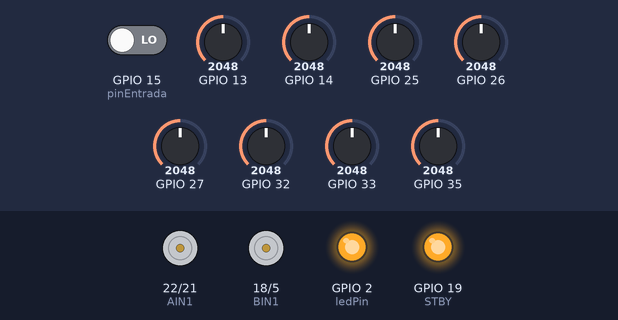
The sketch below on a simulated ESP32. Shown: motor-driver pin pairs drawn as motors (green arrow = first pin HIGH = forward, orange = second pin HIGH = backward, longer = more drive, scaled by the enable pin, stopped while the standby pin is LOW), output pins drawn as LEDs (lit = HIGH). Inputs (shaded band) come from the test bench; at power-on: GPIO 15 (pinEntrada) LOW, GPIO 13 = 2048, GPIO 35 = 2048, GPIO 14 = 2048, GPIO 25 = 2048, GPIO 26 = 2048, GPIO 27 = 2048, GPIO 32 = 2048, GPIO 33 = 2048 (analog values on the 0–4095 scale). Nothing arrives over Bluetooth unless stated; what the sketch prints to the serial monitor is not drawn.

Above: at 16.2 s.
16.3 s: GPIO 15 (pinEntrada) driven HIGH
At 17.5 s:
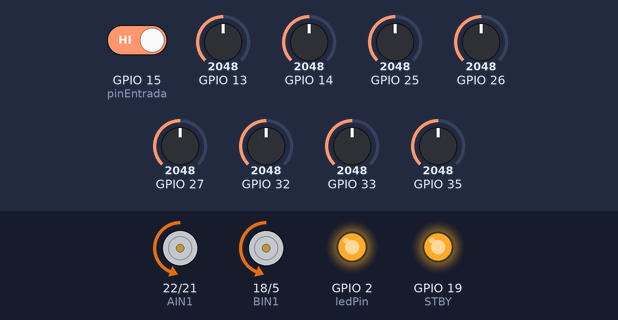
17.8 s: GPIO 13 set to 1123
19.3 s: GPIO 13 set to 1003
At 19.8 s:
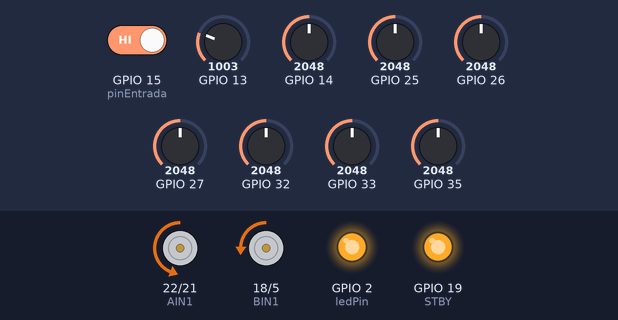
20.8 s: GPIO 35 set to 1936
At 22.0 s:
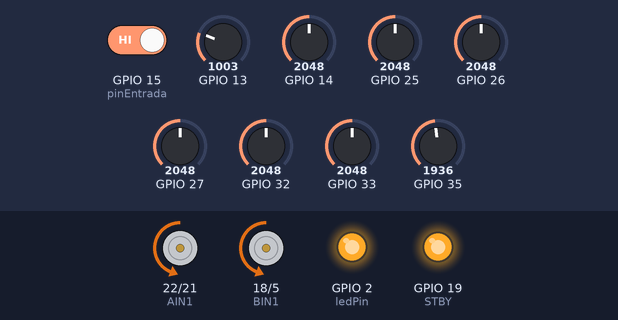
22.3 s: GPIO 35 set to 220
23.8 s: GPIO 35 set to 194
At 24.4 s:
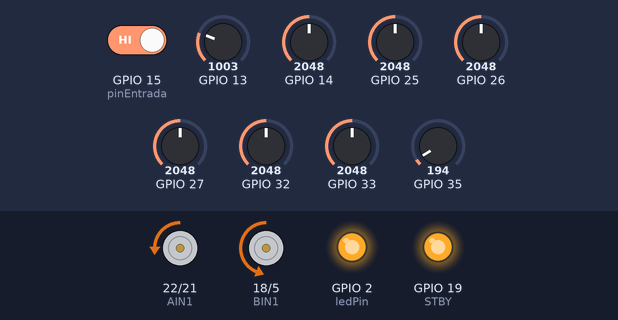
Timing chart, 0 to 26.3 s (numbered marks = the images above; inputs shaded):
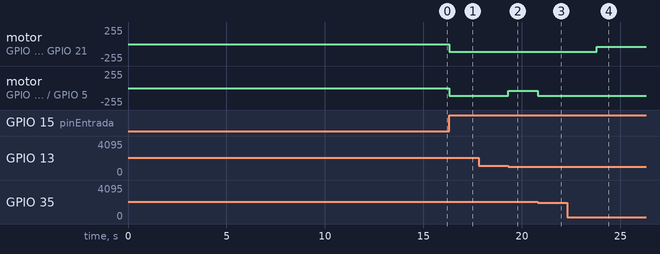

Measured:
- the behaviour switches between 1060 and 1059 on GPIO 13 (found by bisection; images 1 and 2)
- the behaviour switches between 1984 and 1983 on GPIO 35 (found by bisection; images 2 and 3)
- the behaviour switches between 212 and 211 on GPIO 35 (found by bisection; images 3 and 4)
- after the input at 16.3 s, motor on GPIO 22 (AIN1) / GPIO 21 (AIN2), motor on GPIO 18 (BIN1) / GPIO 5 (BIN2): stopped → backward 115/255 at once
- after the input at 17.8 s, every drawn part: stays the same
- after the input at 19.3 s, motor on GPIO 18 (BIN1) / GPIO 5 (BIN2): backward 115/255 → backward 40/255 at once
- after the input at 20.8 s, motor on GPIO 18 (BIN1) / GPIO 5 (BIN2): backward 40/255 → backward 115/255 at once
- after the input at 22.3 s, every drawn part: stays the same
- after the input at 23.8 s, motor on GPIO 22 (AIN1) / GPIO 21 (AIN2): backward 115/255 → backward 40/255 at once

The sketch:

seguidorcurva3.ino
```cpp
#include <QTRSensors.h>
#include "BluetoothSerial.h"

// ---------------- PINES ----------------
#define AIN1 22
#define AIN2 21
#define PWMA 23
#define BIN1 18
#define BIN2 5
#define PWMB 4
#define STBY 19

const int pinEntrada = 15;
const int ledPin = 2;

// ---------------- VELOCIDADES ----------------
int baseSpeed = 115;  //base pero la ajusto con bt a 163 (hasta ahora nuestro tope)
int turnSpeed = 40;  // velocidad del motor interior en curva
int maxSpeed = 250;
float reverseRatio = 0.25; // 25% del baseSpeed en reversa
uint16_t lastPosition = 3500;

// ---------------- QTR ----------------
QTRSensors qtr;
const uint8_t SensorCount = 8;
uint16_t sensorValues[SensorCount];

BluetoothSerial SerialBT;

int offsetA = 0;
int offsetB = 0;


void setup() {
  Serial.begin(115200);
  pinMode(ledPin, OUTPUT);

  pinMode(AIN1, OUTPUT);
  pinMode(AIN2, OUTPUT);
  pinMode(PWMA, OUTPUT);
  pinMode(BIN1, OUTPUT);
  pinMode(BIN2, OUTPUT);
  pinMode(PWMB, OUTPUT);
  pinMode(STBY, OUTPUT);
  digitalWrite(STBY, HIGH);
  analogReadResolution(10);
  pinMode(pinEntrada, INPUT_PULLDOWN);

  qtr.setTypeAnalog();
  qtr.setSensorPins((const uint8_t[]){ 35, 32, 33, 25, 26, 27, 14, 13 }, SensorCount);
  qtr.setTimeout(1000);
  Serial.println(">>> CALIBRANDO... <<<");
  for (uint16_t i = 0; i < 400; i++) {
    qtr.calibrate();
    delay(10);
  }
  Serial.println(">>> LISTO <<<");
  digitalWrite(ledPin, HIGH);  // Enciende el LED

  SerialBT.begin("ESP32_Robot");
  delay(1000);
}

void loop() {
  //leerBluetooth();
  int revSpeed = -(baseSpeed * reverseRatio);
// En el loop, después de leer position:
uint16_t position = qtr.readLineBlack(sensorValues);
  int estado = digitalRead(pinEntrada);
  if (estado == LOW) {
    moverMotores(0, 0);
    return;
  }
// Variable global


int delta = abs((int)position - (int)lastPosition);

if (delta > 4000) {
  // salto enorme = probablemente falso, suaviza fuerte
  position = (lastPosition * 0.8) + (position * 0.2);
} else if (delta > 2000) {
  // cambio grande = curva cerrada, reacciona pero suaviza poco
  position = (lastPosition * 0.4) + (position * 0.6);
} else {
  // cambio normal = usa lectura directa sin filtro
  position = position;
}

lastPosition = position;
// ---- DECIDIR ACCIÓN SEGÚN POSICIÓN ----
  // 0-2999 → línea a la izquierda → girar izquierda (Motor A frena, B sigue)
  // 3000-4000 → centro → recto
  // 4001-7000 → línea a la derecha → girar derecha (Motor B frena, A sigue)

  int speedA, speedB;

  if (position < 500) {
    // extremo izquierdo → pivot
    speedA = constrain(baseSpeed * 1.35, 0, maxSpeed);
    speedB = revSpeed;

  } else if (position < 1000) {
    speedA = constrain(baseSpeed * 1.35, 0, maxSpeed);
    speedB = 0;

  } else if (position < 1700) {
    speedA = baseSpeed;
    speedB = 0;

  } else if (position < 2500) {
    speedA = baseSpeed * 0.75;
    speedB = baseSpeed * 0.20;

  } else if (position < 3275) {
    speedA = baseSpeed;
    speedB = turnSpeed;

  } else if (position > 6700) {
    // extremo derecho → pivot
    speedA = revSpeed;
    speedB = constrain(baseSpeed * 1.35, 0, maxSpeed);

  } else if (position > 6500) {
    speedA = 0;
    speedB = constrain(baseSpeed * 1.35, 0, maxSpeed);

  } else if (position > 5500) {
    speedA = 0;
    speedB = baseSpeed;

  } else if (position > 4500) {
    speedA = baseSpeed * 0.20;
    speedB = baseSpeed * 0.75;

  } else if (position > 3745) {
    speedA = turnSpeed;
    speedB = baseSpeed;

  } else {
    speedA = baseSpeed;
    speedB = baseSpeed;
  }
  moverMotores(speedA, speedB);
  return;
  // ---- DEBUG ----
  /*Serial.print("Pos: ");
  Serial.print(position);
  Serial.print(" | Estado: ");
  if (estadoActual == RECTO) Serial.print("RECTO     ");
  if (estadoActual == GIRANDO_IZQ) Serial.print("IZQ       ");
  if (estadoActual == GIRANDO_DER) Serial.print("DER       ");
  Serial.print(" | A: ");
  Serial.print(speedA);
  Serial.print(" | B: ");
  Serial.println(speedB);
  */
}
/*
void leerBluetooth() {
  if (SerialBT.available()) {
    char comando = SerialBT.read();
    delay(10);
    int valor = (int)SerialBT.parseFloat();
    while (SerialBT.available() > 0) { SerialBT.read(); }

    if (comando == 'V' || comando == 'v') {
      baseSpeed = valor;
      SerialBT.print("Base: ");
      SerialBT.println(baseSpeed);
    } else if (comando == 'T' || comando == 't') {
      turnSpeed = valor;
      SerialBT.print("Turn: ");
      SerialBT.println(turnSpeed);
    } else if (comando == 'A' || comando == 'a') {
      offsetA = valor;
      SerialBT.print("OffsetA: ");
      SerialBT.println(offsetA);
    } else if (comando == 'B' || comando == 'b') {
      offsetB = valor;
      SerialBT.print("OffsetB: ");
      SerialBT.println(offsetB);
    } else if (comando == 'R' || comando == 'r') {
      reverseRatio  =valor;  // siempre negativo sin importar lo que manden
      SerialBT.print("Reversa: ");
      SerialBT.println(reverseRatio );
    }
  }
  return;
}
*/
void moverMotores(int speedA, int speedB) {
  if (speedA == 0 && speedB == 0) {
    analogWrite(PWMA, 0);
    analogWrite(PWMB, 0);
    return;
  }
  // Motor A
  if (speedA >= 0) {
    digitalWrite(AIN1, LOW);
    digitalWrite(AIN2, HIGH);
    analogWrite(PWMA, constrain(speedA, 0, maxSpeed));
  } else {
    digitalWrite(AIN1, HIGH);
    digitalWrite(AIN2, LOW);
    analogWrite(PWMA, constrain(-speedA, 0, maxSpeed));
  }

  // Motor B
  if (speedB >= 0) {
    digitalWrite(BIN1, LOW);
    digitalWrite(BIN2, HIGH);
    analogWrite(PWMB, constrain(speedB, 0, maxSpeed));
  } else {
    digitalWrite(BIN1, HIGH);
    digitalWrite(BIN2, LOW);
    analogWrite(PWMB, constrain(-speedB, 0, maxSpeed));
  }
}
```
